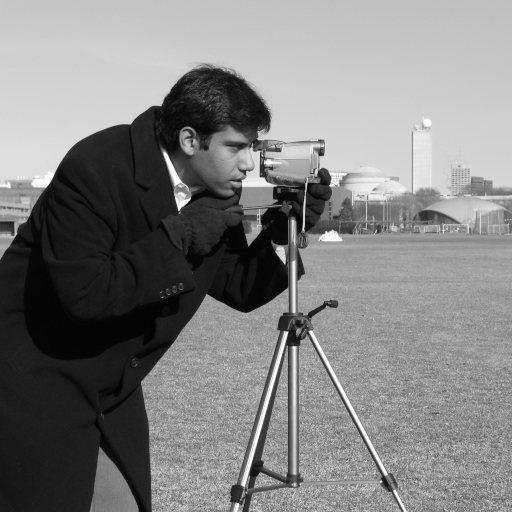
#> input picture skimage.data.camera(), 512 x 512 px
$ jupyter execute TP0_Prise_en_main_Vision_Ordinateur.ipynb
#> lines starting #> are read from the running program, lines starting #| are printed output that depends on the picture; after the words box and inside, x2 and y2 are one past the last pixel; in counts of white or black regions, pixels touching at a corner belong together; long printed decimals are rounded
# TP0 — Prise en main de l'environnement de vision par ordinateur

**Objectif de cette séance** : se familiariser avec l'idée centrale de tout le cours — *une image est une matrice de nombres qu'on peut manipuler par le code* — avant d'aborder les calculs numériques (TP1) et les mesures géométriques (TP2).

À l'issue de ce TP, vous saurez :
- charger, afficher et explorer une image avec Python ;
- accéder et modifier des pixels directement ;
- séparer et interpréter les canaux R, G, B ;
- calculer des statistiques de base (moyenne, écart-type) et un histogramme ;
- appliquer un seuillage et un filtre de lissage simples.

**Outils utilisés** : `numpy`, `matplotlib`, `opencv-python` (`cv2`), `scikit-image` (`skimage`, pour des images d'exemple prêtes à l'emploi, sans téléchargement).

## 0. Vérification de l'environnement

Si l'un des imports ci-dessous échoue, installez les paquets manquants avec :
```
pip install numpy matplotlib opencv-python scikit-image
```

[cell 1]
import numpy as np
import matplotlib.pyplot as plt
import cv2
from skimage import data

print("NumPy  :", np.__version__)
print("OpenCV :", cv2.__version__)
print("Environnement prêt !")

## 1. Lecture et affichage d'une image

Pour ce TP, nous utilisons des images d'exemple fournies par `scikit-image` (aucun téléchargement, aucun fichier à fournir). Vous pourrez charger vos propres images à la fin du TP.

[cell 2]
img_gray = data.camera()      # image en niveaux de gris (tableau NumPy 2D)
#> img_gray is the input picture: shape (512, 512); min 0, max 255, mean 129.1
img_color = data.astronaut()  # image couleur (tableau NumPy 3D, RGB)
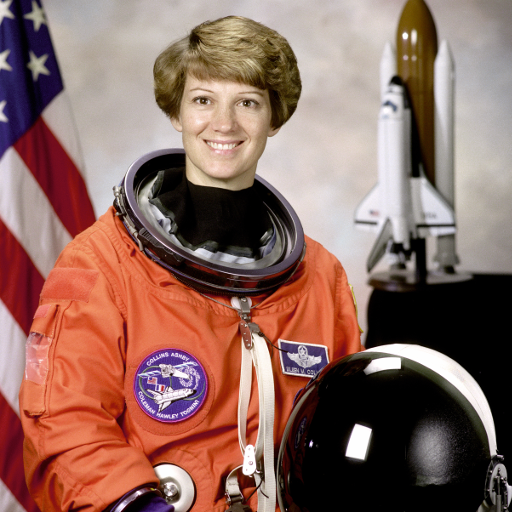
#> input picture skimage.data.astronaut(), 512 x 512 px
#> img_color is the input picture: shape (512, 512, 3); mean R, G, B 141.6, 105.8, 96.5

fig, axes = plt.subplots(1, 2, figsize=(10, 5))
axes[0].imshow(img_gray, cmap="gray")
axes[0].set_title("Image en niveaux de gris")
axes[0].axis("off")
axes[1].imshow(img_color)
axes[1].set_title("Image couleur (RGB)")
axes[1].axis("off")
plt.show()

> **Charger votre propre image :** avec OpenCV, utilisez `img = cv2.imread("chemin/vers/image.jpg")`.
> ⚠️ OpenCV charge les images en **BGR** (et non RGB) : pensez à convertir avec
> `img = cv2.cvtColor(img, cv2.COLOR_BGR2RGB)` avant de l'afficher avec Matplotlib, sous peine d'obtenir des couleurs inversées.

## 2. Explorer les propriétés d'une image

Une image chargée est un simple tableau NumPy : elle possède une forme (`shape`), un type de données (`dtype`), et des valeurs min/max.

[cell 3]
print("Dimensions (shape)   :", img_gray.shape)
#| Dimensions (shape)   : (512, 512)
print("Type de données (dtype) :", img_gray.dtype)
#| Type de données (dtype) : uint8
print("Valeur minimale         :", img_gray.min())
#| Valeur minimale         : 0
print("Valeur maximale         :", img_gray.max())
#| Valeur maximale         : 255
print()
print("Image couleur - dimensions :", img_color.shape, " (hauteur, largeur, canaux)")
#| Image couleur - dimensions : (512, 512, 3)  (hauteur, largeur, canaux)

**À retenir :** pour une image 8 bits, `dtype` vaut `uint8` (entiers non signés de 0 à 255). Une image en niveaux de gris est un tableau 2D ; une image couleur est un tableau 3D (le 3ᵉ axe étant les canaux).

## 3. Indexation et manipulation directe des pixels

Comme pour tout tableau NumPy, on accède à un pixel par `I[ligne, colonne]` (attention à l'ordre : **hauteur puis largeur**, pas x puis y), et on peut modifier des régions entières par *slicing*.

[cell 4]
print("Valeur du pixel (ligne=100, colonne=200) :", img_gray[100, 200])
#| Valeur du pixel (ligne=100, colonne=200) : 54

img_modif = img_gray.copy()          # toujours copier avant de modifier !
img_modif[50:150, 50:150] = 255      # carré blanc
img_modif[300:400, 300:400] = 0      # carré noir

plt.imshow(img_modif, cmap="gray")
plt.title("Modification directe de zones de pixels")
plt.axis("off")
plt.show()

## 4. Canaux R, G, B

Une image couleur peut être vue comme trois matrices superposées.

[cell 5]
R, G, B = img_color[:, :, 0], img_color[:, :, 1], img_color[:, :, 2]
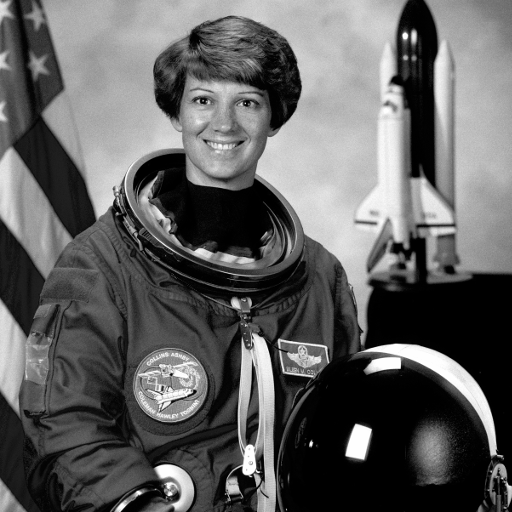
#> B: shape (512, 512); min 0, max 255, mean 96.5

fig, axes = plt.subplots(1, 3, figsize=(12, 4))
for ax, channel, title, cmap_name in zip(axes, [R, G, B], ["Rouge", "Vert", "Bleu"], ["Reds", "Greens", "Blues"]):
    ax.imshow(channel, cmap=cmap_name)
    ax.set_title(title)
    ax.axis("off")
#> this loop made 3 passes
#> (title, cmap_name) on passes 1 to 3: ('Rouge', 'Reds'), ('Vert', 'Greens'), ('Bleu', 'Blues')
plt.show()

## 5. Conversion en niveaux de gris

On compare une conversion manuelle (formule pondérée vue en cours) et la fonction fournie par OpenCV.

[cell 6]
# Méthode 1 : formule manuelle
gray_manual = (0.299 * R + 0.587 * G + 0.114 * B).astype(np.uint8)

# Méthode 2 : fonction OpenCV
gray_cv2 = cv2.cvtColor(img_color, cv2.COLOR_RGB2GRAY)

fig, axes = plt.subplots(1, 2, figsize=(10, 5))
axes[0].imshow(gray_manual, cmap="gray"); axes[0].set_title("Conversion manuelle"); axes[0].axis("off")
axes[1].imshow(gray_cv2, cmap="gray"); axes[1].set_title("Conversion OpenCV"); axes[1].axis("off")
plt.show()

ecart = np.abs(gray_manual.astype(int) - gray_cv2.astype(int))
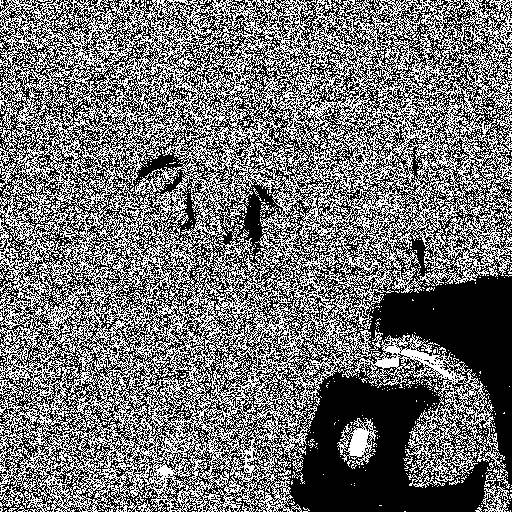
#> ecart: shape (512, 512) int64; values 0 (black) and 1 (white), 44.9% white in thin lines or dots
print("Écart moyen entre les deux méthodes :", round(ecart.mean(), 3))
#| Écart moyen entre les deux méthodes : 0.449

## 6. Statistiques de base

(Ces notions seront approfondies dans le TP1.)

[cell 7]
mu = img_gray.mean()
#> mu = 129.1
sigma = img_gray.std()
#> sigma = 73.64
print(f"Moyenne (µ)    : {mu:.2f}")
#| Moyenne (µ)    : 129.06
print(f"Écart-type (σ) : {sigma:.2f}")
#| Écart-type (σ) : 73.64
print(f"Min / Max      : {img_gray.min()} / {img_gray.max()}")
#| Min / Max      : 0 / 255

## 7. Histogramme

[cell 8]
plt.figure(figsize=(7, 4))
plt.hist(img_gray.ravel(), bins=256, range=(0, 255), color="teal")
plt.xlabel("Intensité"); plt.ylabel("Nombre de pixels")
plt.title("Histogramme de l'image (camera)")
plt.show()
#> figure, not shown here; tallest bar 4957 high, from x = 26.89 to 27.89

Comparons avec une image plus sombre :

[cell 9]
img2 = data.moon()
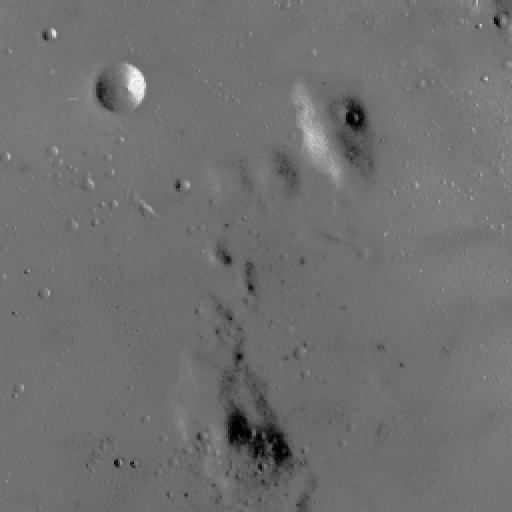
#> input picture skimage.data.moon(), 512 x 512 px
#> img2 is the input picture: shape (512, 512); min 0, max 255, mean 112.2

fig, axes = plt.subplots(1, 2, figsize=(11, 4))
axes[0].hist(img_gray.ravel(), bins=256, range=(0, 255), color="teal")
axes[0].set_title("Histogramme — camera")
axes[1].hist(img2.ravel(), bins=256, range=(0, 255), color="darkorange")
axes[1].set_title("Histogramme — moon")
plt.show()
#> figure, not shown here; panel 1: tallest bar 4957 high, from x = 26.89 to 27.89; panel 2: tallest bar 23296 high, from x = 114.6 to 115.5

## 8. Seuillage binaire

Une première forme (très simple) de segmentation : ne garder que deux valeurs possibles.

[cell 10]
seuil = 128
img_bin = (img_gray > seuil).astype(np.uint8) * 255
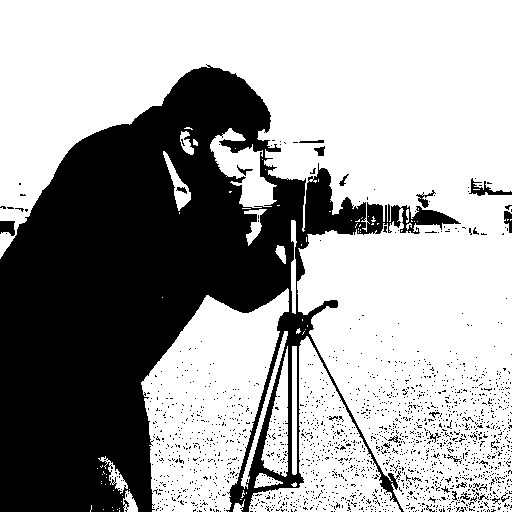
#> img_bin: shape (512, 512); 64% white; 1827 black regions (1802 under 20 px), largest, box (x1, y1, x2, y2) and area: (0, 64, 461, 512) 88755, (469, 178, 512, 196) 252, (0, 221, 15, 236) 179

plt.imshow(img_bin, cmap="gray")
plt.title(f"Image binaire (seuil = {seuil})")
plt.axis("off")
plt.show()

**À essayer :** changez la valeur de `seuil` (par exemple 60 puis 200) et ré-exécutez la cellule. Que remarquez-vous ?

## 9. Filtre moyenne 3×3

Un premier filtre de lissage, pour observer concrètement l'effet d'une convolution.

[cell 11]
img_flou = cv2.blur(img_gray, (3, 3))

fig, axes = plt.subplots(1, 2, figsize=(10, 5))
axes[0].imshow(img_gray, cmap="gray"); axes[0].set_title("Originale"); axes[0].axis("off")
axes[1].imshow(img_flou, cmap="gray"); axes[1].set_title("Filtre moyenne 3×3"); axes[1].axis("off")
plt.show()

print("Écart-type avant filtrage :", round(img_gray.std(), 2))
#| Écart-type avant filtrage : 73.64
print("Écart-type après filtrage :", round(img_flou.std(), 2))
#| Écart-type après filtrage : 72.61

## 10. À vous de jouer

En utilisant **votre propre image** (`cv2.imread`, ne pas oublier la conversion BGR → RGB) :

1. Affichez l'image et ses dimensions.
2. Calculez sa moyenne et son écart-type.
3. Affichez son histogramme.
4. Testez trois seuils différents et comparez les images binaires obtenues.
5. Appliquez un filtre moyenne 5×5 (`cv2.blur(img, (5,5))`) et comparez-le au filtre 3×3.

[cell 12]
import cv2
import numpy as np
import matplotlib.pyplot as plt

# Chargez VOTRE image (remplacez le chemin)
img_bgr = cv2.imread("./images.jpeg")
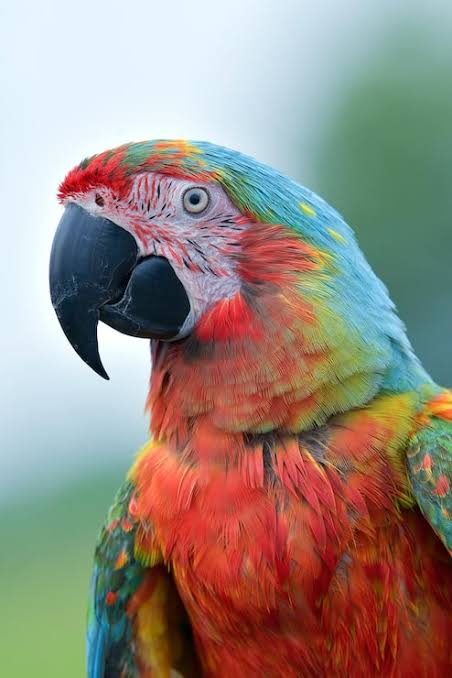
#> input picture images.jpeg, 452 x 678 px
#> img_bgr is the input picture: shape (678, 452, 3); mean B, G, R 129, 138.2, 151.5

# Vérification : cv2.imread renvoie None si le fichier n'existe pas
if img_bgr is None:
    raise FileNotFoundError("Image introuvable ! Vérifiez le chemin.")

# Conversion BGR → RGB pour l'affichage avec matplotlib
img_rgb = cv2.cvtColor(img_bgr, cv2.COLOR_BGR2RGB)

# Version niveaux de gris (utile pour seuillage, histogramme, filtres)
img_gray = cv2.cvtColor(img_bgr, cv2.COLOR_BGR2GRAY)
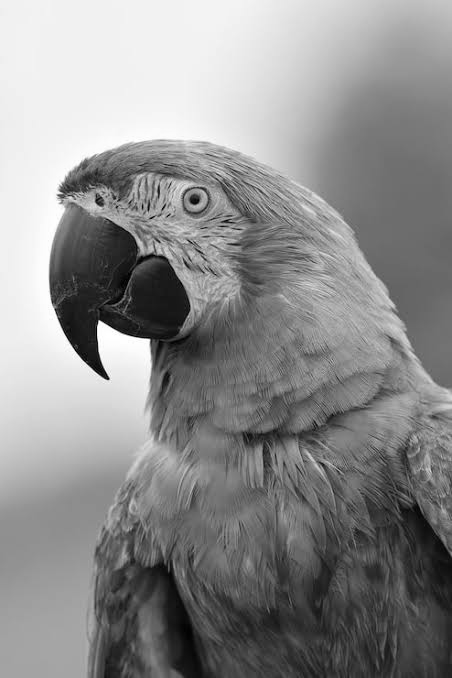
#> img_gray: shape (678, 452); min 0, max 255, mean 141.2

[cell 13]
print("Dimensions (hauteur, largeur, canaux) :", img_rgb.shape)
#| Dimensions (hauteur, largeur, canaux) : (678, 452, 3)
print("Type de données                       :", img_rgb.dtype)
#| Type de données                       : uint8
print("Niveaux de gris - shape               :", img_gray.shape)
#| Niveaux de gris - shape               : (678, 452)

fig, axes = plt.subplots(1, 2, figsize=(12, 5))
axes[0].imshow(img_rgb)
axes[0].set_title(f"Image originale {img_rgb.shape}")
axes[0].axis("off")

axes[1].imshow(img_gray, cmap="gray")
axes[1].set_title(f"Niveaux de gris {img_gray.shape}")
axes[1].axis("off")
plt.tight_layout()
plt.show()

[cell 14]
# Moyenne et écart-type globaux (tous les pixels confondus)
mean_val = np.mean(img_gray)
#> mean_val = 141.2
std_val  = np.std(img_gray)
#> std_val = 65.92

print(f"Moyenne      : {mean_val:.2f}")
#| Moyenne      : 141.15
print(f"Écart-type   : {std_val:.2f}")
#| Écart-type   : 65.92

# Option : moyenne par canal (pour l'image couleur)
mean_rgb = np.mean(img_rgb, axis=(0, 1))
#> mean_rgb = [151.5, 138.2, 129]
std_rgb  = np.std(img_rgb,  axis=(0, 1))
#> std_rgb = [60.32, 75.17, 84.62]
print(f"Moyenne par canal (R, G, B) : {mean_rgb}")
#| Moyenne par canal (R, G, B) : [151.544 138.208 128.965]
print(f"Écart-type par canal        : {std_rgb}")
#| Écart-type par canal        : [60.319 75.165 84.622  ]

[cell 15]
fig, axes = plt.subplots(1, 2, figsize=(14, 4))

# (a) Histogramme avec matplotlib (le plus simple)
axes[0].hist(img_gray.ravel(), bins=256, range=(0, 255),
             color="black", alpha=0.8)
axes[0].set_title("Histogramme (matplotlib)")
axes[0].set_xlabel("Intensité (0-255)")
axes[0].set_ylabel("Nombre de pixels")
axes[0].grid(True, alpha=0.3)

# (b) Histogramme avec NumPy (sans matplotlib)
hist = np.histogram(img_gray, bins=256, range=(0, 255))[0]
#> hist = 256 values, max 15346 at index 241, min 4 at index 0, mean 1197.1
axes[1].plot(hist, color="darkred")
axes[1].set_title("Histogramme (NumPy)")
axes[1].set_xlabel("Intensité (0-255)")
axes[1].set_ylabel("Nombre de pixels")
axes[1].grid(True, alpha=0.3)

plt.tight_layout()
plt.show()
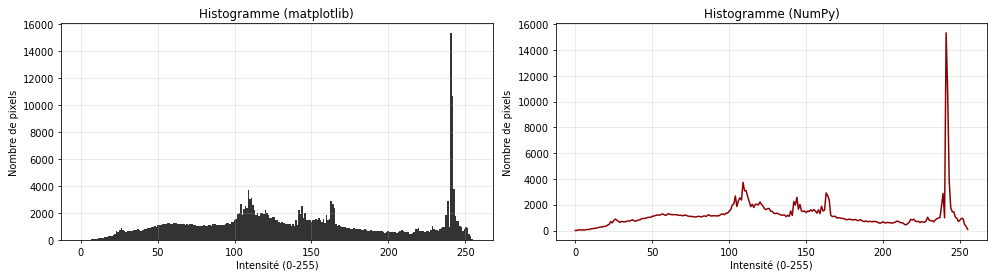
#> figure drawn by matplotlib, 2 panels; panel 1: tallest bar 15346 high, from x = 240.1 to 241.1; panel 2: curve peaks at x = 241, y = 15346

[cell 16]
thresholds = [80, 128, 180]
binaries = []

for t in thresholds:
    _, binary = cv2.threshold(img_gray, t, 255, cv2.THRESH_BINARY)
    binaries.append(binary)
    # Pourcentage de pixels blancs
    pct_white = np.sum(binary == 255) / binary.size * 100
    print(f"Seuil {t:3d} → {pct_white:5.1f}% de pixels blancs")
#> this loop made 3 passes
#> pct_white on passes 1 to 3: 79.74, 52.41, 28.4
#| Seuil  80 →  79.7% de pixels blancs
#| Seuil 128 →  52.4% de pixels blancs
#| Seuil 180 →  28.4% de pixels blancs
#> pass 1, `_, binary = cv2.threshold(img_gray, t, 255, cv2.THRESH_BINARY)`:
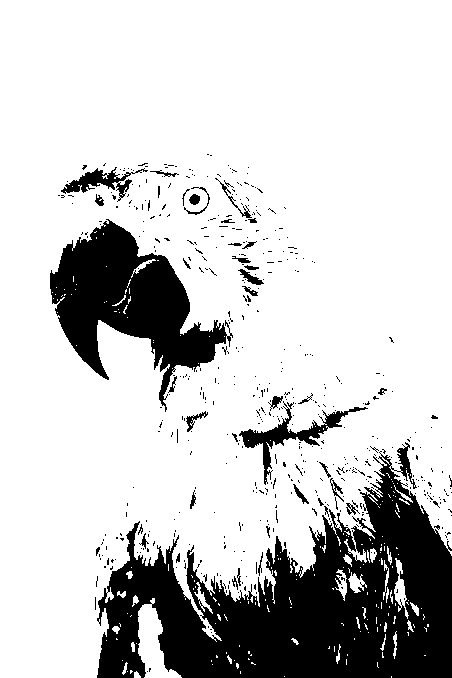
#> binary: shape (678, 452); 79.7% white; 518 black regions (477 under 20 px), largest, box (x1, y1, x2, y2) and area: (97, 442, 452, 678) 41222, (50, 219, 233, 412) 14606, (239, 401, 368, 485) 1733
#> pass 3, `_, binary = cv2.threshold(img_gray, t, 255, cv2.THRESH_BINARY)`:
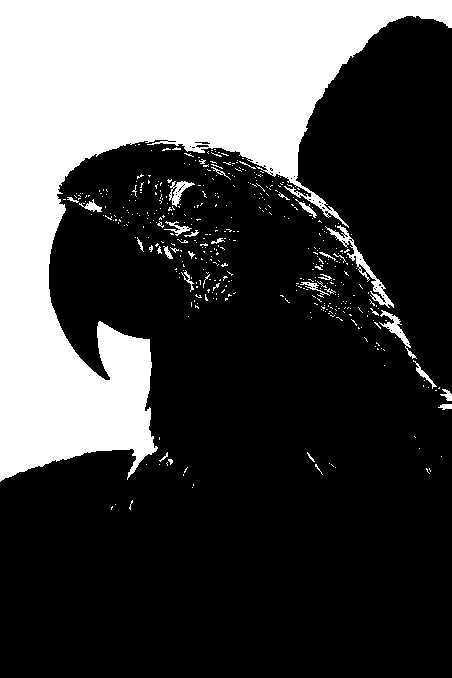
#> binary: shape (678, 452); 28.4% white; 439 white regions (409 under 20 px), largest, box (x1, y1, x2, y2) and area: (0, 0, 452, 482) 82954, (325, 225, 394, 308) 770, (379, 310, 417, 359) 367
#> after the loop, binaries = 3 items

fig, axes = plt.subplots(1, 4, figsize=(18, 5))

axes[0].imshow(img_gray, cmap="gray")
axes[0].set_title("Originale")
axes[0].axis("off")

for ax, t, b in zip(axes[1:], thresholds, binaries):
    ax.imshow(b, cmap="gray")
    ax.set_title(f"Seuil = {t}")
    ax.axis("off")
#> this loop made 3 passes
#> t on passes 1 to 3: 80, 128, 180

plt.tight_layout()
plt.show()

[cell 17]
# Filtre moyenne 3×3
blur_3x3 = cv2.blur(img_gray, (3, 3))

# Filtre moyenne 5×5
blur_5x5 = cv2.blur(img_gray, (5, 5))

fig, axes = plt.subplots(1, 3, figsize=(15, 5))

axes[0].imshow(img_gray, cmap="gray")
axes[0].set_title("Originale")
axes[0].axis("off")

axes[1].imshow(blur_3x3, cmap="gray")
axes[1].set_title("Filtre moyenne 3×3")
axes[1].axis("off")

axes[2].imshow(blur_5x5, cmap="gray")
axes[2].set_title("Filtre moyenne 5×5")
axes[2].axis("off")

plt.tight_layout()
plt.show()

# Mesure objective du flou : écart-type de l'image (le flou réduit le contraste)
print(f"Écart-type original   : {np.std(img_gray):.2f}")
#| Écart-type original   : 65.92
print(f"Écart-type 3×3        : {np.std(blur_3x3):.2f}")
#| Écart-type 3×3        : 65.30
print(f"Écart-type 5×5        : {np.std(blur_5x5):.2f}")
#| Écart-type 5×5        : 64.90
